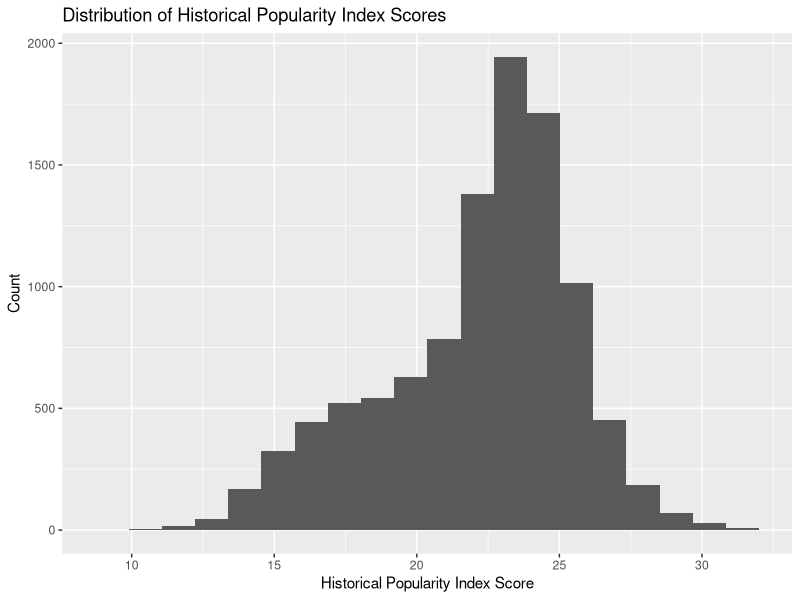
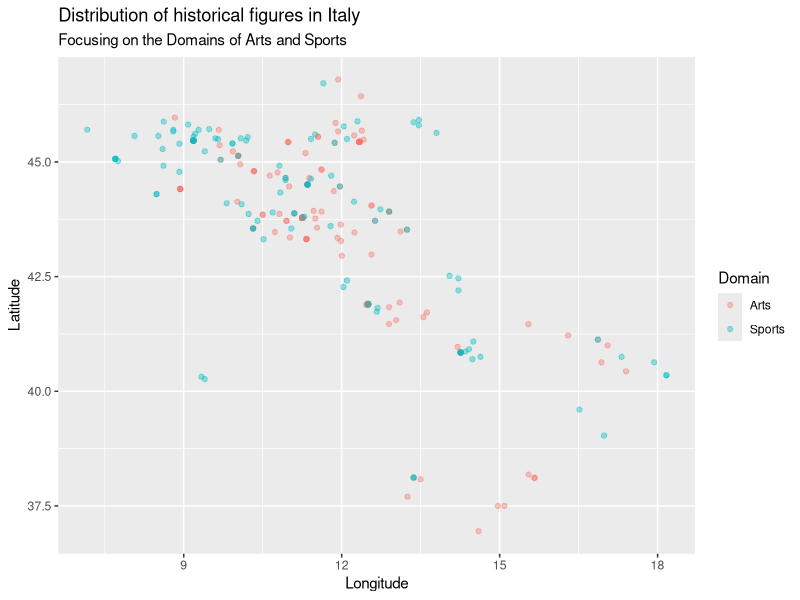

The R script that drew these images, in order:
## ---- chunk 1
knitr::opts_chunk$set(echo = FALSE)
## ---- chunk 2
library(tidyverse)
library(broom)
## ---- chunk 3
panth <- read_csv("data/cdatabase.csv",
                  na = c("Unknown", "1237?", "530s"))
## ---- chunk 4
panth_mod <- na.omit(panth)

panth_mod %>%
  ncol()

panth_mod %>%
  nrow()
## ---- chunk 5
panth_mod %>%
  count(sex)
## ---- chunk 6
panth_mod %>%
  ggplot(mapping = aes(x = historical_popularity_index)) +
  geom_histogram(bins = 20) + 
  labs(title = "Distribution of Historical Popularity Index Scores", y = "Count", 
       x = "Historical Popularity Index Score")

panth_mod %>%
  summarise(mean = mean(historical_popularity_index), 
            median = median(historical_popularity_index), 
            sd = sd(historical_popularity_index))
## ---- chunk 7
m_pop_sex <- lm(historical_popularity_index ~ sex , data = panth_mod)
tidy(m_pop_sex) %>%
  select(term, estimate)
## ---- chunk 8
glance(m_pop_sex)$r.squared
## ---- chunk 9
m_full <- lm(historical_popularity_index ~ sex + domain + article_languages + continent, data = panth_mod)
tidy(m_full) %>%
  select(term, estimate)
## ---- chunk 10
glance(m_full)$r.squared
## ---- chunk 11
selected_model <- step(m_full, direction = "backward")

tidy(selected_model) %>%
  select(term, estimate)

glance(m_full)$AIC
## ---- chunk 12
panth_mod %>%
  filter(country == "Italy") %>%
  filter(domain %in% c("Sports","Arts"))%>%
  ggplot(panth, mapping = aes(x = longitude, y = latitude, color = domain)) +
  geom_point(alpha = .4) +
  theme_grey() +
  labs(title = "Distribution of historical figures in Italy", subtitle = "Focusing on the Domains of Arts and Sports", x = "Longitude", y = "Latitude", color = "Domain")
